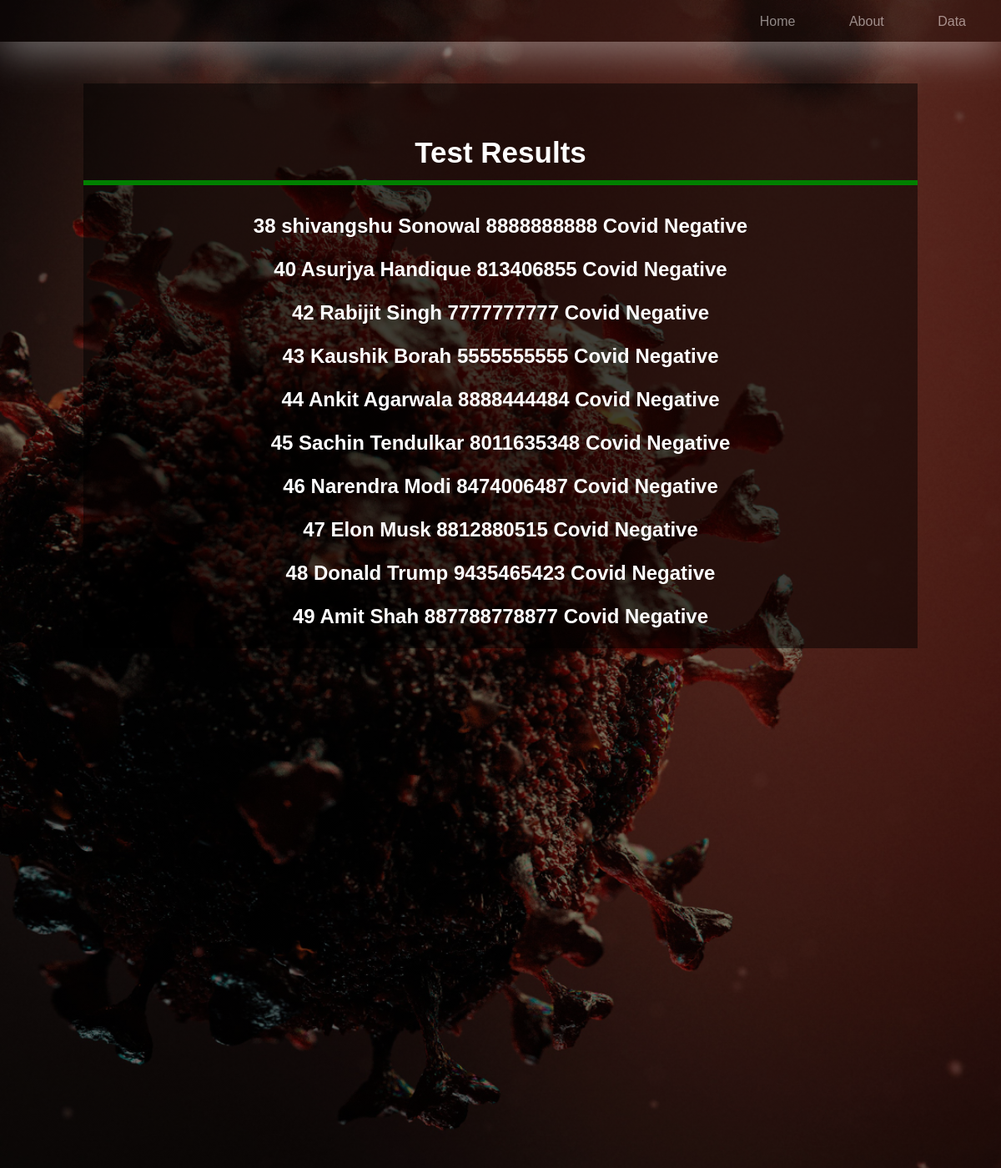
Page /data on the earlier database version.
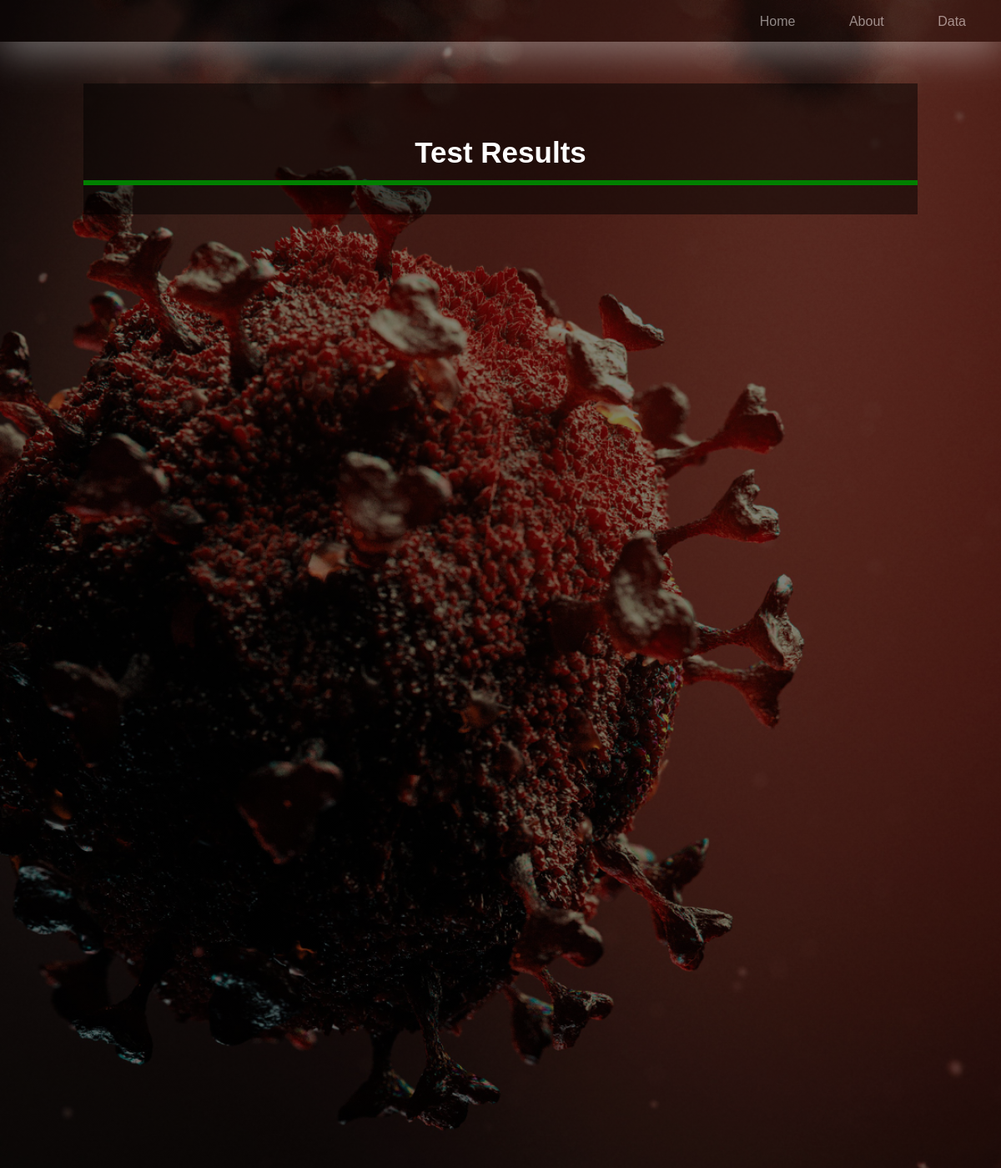
Same page on the later database version.
### tables this page shows
CREATE TABLE data(
	id integer primary key autoincrement,
	username text not null,
	phone integer not null,
	result boolean not null
);

### app.py (the view)
@app.route('/data')
def data():
    db=get_db()
    cur=db.execute('select id, username, phone, result from data')
    results=cur.fetchall()
    return render_template('database.html', results=results)

### app.py (called while the page is built)
def connect_db():
    sql = sqlite3.connect('data.db')
    sql.row_factory = sqlite3.Row
    return sql

def get_db():
    if not hasattr(g, 'sqlite_db'):
        g.sqlite_db = connect_db()
    return g.sqlite_db

### templates/database.html (shortened to what this page needs)
<!DOCTYPE html>
<html>
    <head>
    </head>
            <body>
             <header>
	       	   <nav class="navbar">
                      <div class="container">
                            <ul class="menu">
                                  <li><a href="{{url_for('index')}}">Home</a></li>
                                  <li><a href="{{url_for('about')}}">About</a></li>
                                  <li><a href="{{url_for('data')}}">Data</a></li>
                            </ul>
                      </div>
                </nav>
              <div class= "login-box">
               <h1>Test Results</h1>
	       	   <h2>{% for  x in results %}<p>{{x.id}}  {{x.username}}  {{x.phone}}  {% if(x.result==1) %}Covid Positive{% else %}Covid Negative{% endif %}</p>{% endfor %}</h2>
            </body>
</html>

Differences in the rows shown:
removed data: id "38", username "shivangshu Sonowal", phone "8888888888", result "Covid Negative"
removed data: id "40", username "Asurjya Handique", phone "813406855", result "Covid Negative"
removed data: id "42", username "Rabijit Singh", phone "7777777777", result "Covid Negative"
removed data: id "43", username "Kaushik Borah", phone "5555555555", result "Covid Negative"
removed data: id "44", username "Ankit Agarwala", phone "8888444484", result "Covid Negative"
removed data: id "45", username "Sachin Tendulkar", phone "8011635348", result "Covid Negative"
removed data: id "46", username "Narendra Modi", phone "8474006487", result "Covid Negative"
removed data: id "47", username "Elon Musk", phone "8812880515", result "Covid Negative"
removed data: id "48", username "Donald Trump", phone "9435465423", result "Covid Negative"
removed data: id "49", username "Amit Shah", phone "887788778877", result "Covid Negative"
